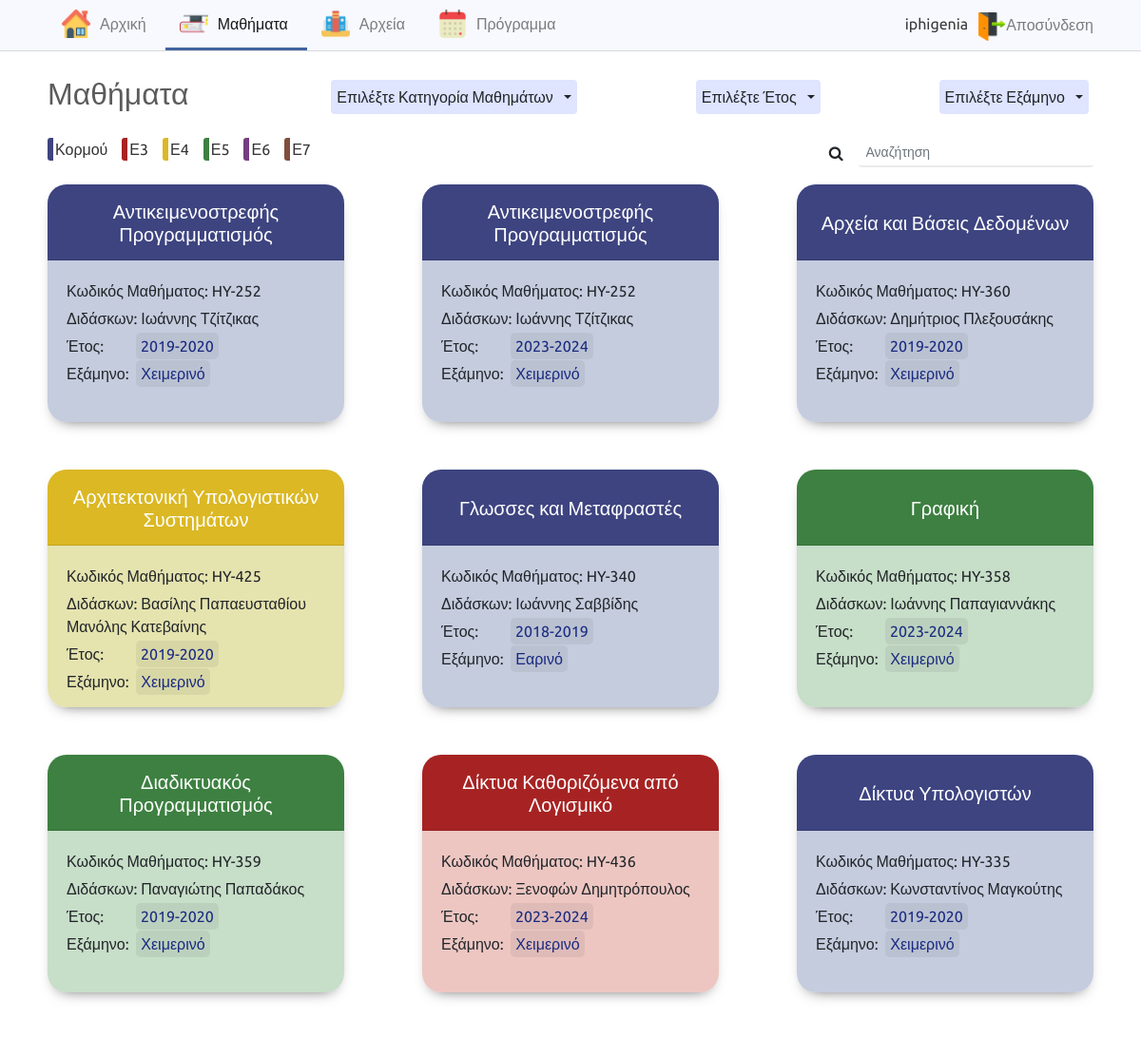
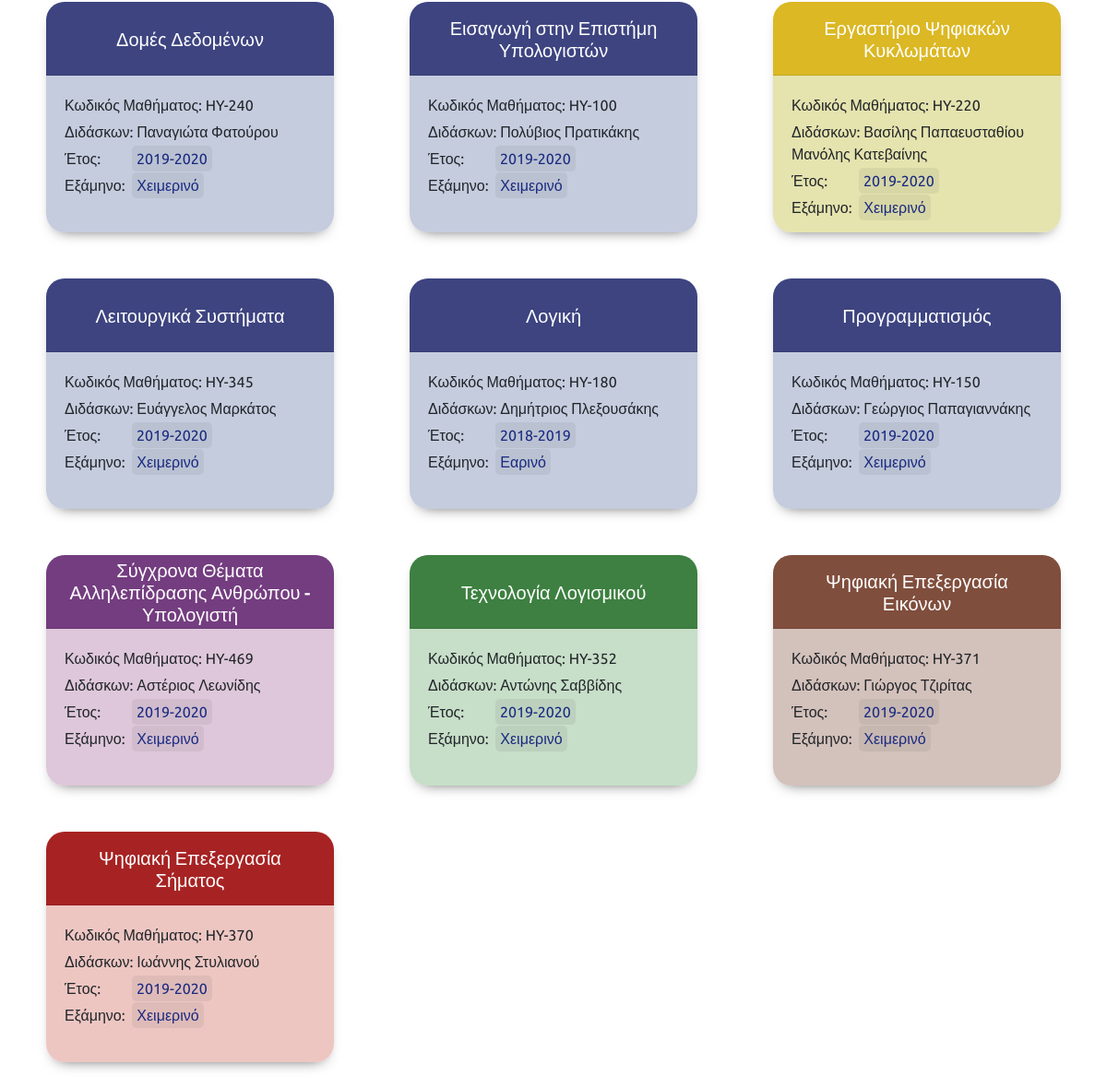
Screenshot of /list_lessons.php (signed in) with the database file from the repository (2 pictures, top to bottom).
### tables this page shows
CREATE TABLE `lessons` (
  `lesson_id` int(255) NOT NULL,
  `lesson_code` int(255) NOT NULL,
  `lesson_name` varchar(225) NOT NULL,
  `type` enum('Κορμού','Ε3','Ε4','Ε5','Ε6','Ε7') NOT NULL,
  `professor` varchar(225) NOT NULL,
  `year` enum('2016-2017','2017-2018','2018-2019','2019-2020','2020-2021','2023-2024') NOT NULL,
  `semester` enum('Χειμερινό','Εαρινό') NOT NULL
);

### php/types.php (called while the page is built, shortened)
<?php $username = $_SESSION['username'];
    $year_flag=0;
    $type_flag=0;
    $semester_flag=0;
    $search_flag=0;
?>

### php/functions.php (called while the page is built, shortened)
<?php
function setEnums($array,$value) {
    $flag=false;
    $length=count($array);
    for($i=0;$i<$length;$i++){
        if($array[$i]==$value){
            $flag=true;
            break;
        }
    }
    if($flag==false)
        $array[$length]=$value;
    return $array;
}
$sql="SELECT * FROM `lessons` ORDER BY type";
$result = $db->query($sql);
if ($result->num_rows > 0) {
    $typoi = array();
    while($row = $result->fetch_assoc()) {
        $type=$row['type'];
        $typoi=setEnums($typoi,$type);
    }
}
?>

### list_lessons.php (the view, shortened to what this page needs)
<?php
    include("php/log.php");
    include("php/functions.php");
    include("php/types.php");
?>
<!DOCTYPE html>
<html lang="el">
<head>
    <link rel="stylesheet" href="https://stackpath.bootstrapcdn.com/bootstrap/4.4.1/css/bootstrap.min.css"
>
    <link rel="stylesheet" href="https://cdnjs.cloudflare.com/ajax/libs/font-awesome/4.7.0/css/font-awesome.min.css">
    <link rel="stylesheet" href="css/style.css">
</head>
<body>
    <nav class="navbar navbar-expand-lg navbar-light bg-light">
        <div class="collapse navbar-collapse" id="navbarNavDropdown">
            <ul class="navbar-nav menu-left">
                <li class="nav-item">
                    <img class="header-img" src="images/home.png" alt="Home image">
                    <a class="nav-link" href="index.php">Αρχική </a>
                </li>
                <li class="nav-item active">
                    <img class="header-img" src="images/university.png" alt="University image">
                    <a class="nav-link" href="list_lessons.php">Μαθήματα</a>
                </li>
                <li class="nav-item">
                    <img class="header-img" src="images/folder.png" alt="Folder image">
                    <a class="nav-link" href="list_files.php">Αρχεία</a>
                </li>
                <li class="nav-item">
                    <img class="header-img" src="images/calendar.png" alt="Calendar image">
                    <a class="nav-link" href="calendar.php">Πρόγραμμα</a>
                </li>
            </ul>
            <div class="div-log-out">
                <span id="login-name"><?php echo $username; ?></span>
                <span>
                    <a href="php/logout.php" id="logout">
                        <img src="images/logout.png" id="image-logout" alt="Logout image">Αποσύνδεση</a>
                </span>
            </div>
        </div>
    </nav>
    <div class="content">
        <div class="filters">
            <h2><a href="list_lessons.php">Μαθήματα</a></h2>
            <div class="btn-group">
                <button type="button" class="btn ">Επιλέξτε Κατηγορία Μαθημάτων</button>
                <button type="button" class="btn dropdown-toggle dropdown-toggle-split" data-toggle="dropdown"
                    aria-haspopup="true" aria-expanded="false">
                </button>
            </div>
            <div class="btn-group">
                <button type="button" class="btn ">Επιλέξτε Έτος</button>
                <button type="button" class="btn dropdown-toggle dropdown-toggle-split" data-toggle="dropdown"
                    aria-haspopup="true" aria-expanded="false">
                </button>
            </div>
            <div class="btn-group">
                <button type="button" class="btn ">Επιλέξτε Εξάμηνο</button>
                <button type="button" class="btn dropdown-toggle dropdown-toggle-split" data-toggle="dropdown"
                    aria-haspopup="true" aria-expanded="false">
                </button>
            </div>
        </div>
        <div class="types">
            <?php
            $length = count($typoi);
            for($i=0;$i<$length;$i++){
                echo "<div class='types-box'><a href='?type=$typoi[$i]'>$typoi[$i]</a></div>";
            }
            ?>
            <div class="search-form">
            <form class="form-inline d-flex justify-content-center md-form form-sm mt-0" method="get" >
                <i class="fa fa-search" aria-hidden="true"></i>
                <input class="form-control form-control-sm ml-3 w-75" type="text" placeholder="Αναζήτηση" aria-label="Search" name="search" >
            </form>
        </div>
        </div>
        <div class='card-box card-lessons'>
        <?php
            if($year_flag || $type_flag || $semester_flag || $search_flag){
                if($year_flag && !$type_flag && !$semester_flag && !$search_flag)
                    $sql="SELECT * FROM `lessons` WHERE lessons.year='$year' ORDER BY lesson_name";
                else if(!$year_flag && $type_flag && !$semester_flag && !$search_flag)
                    $sql="SELECT * FROM `lessons` WHERE type='$type' ORDER BY lesson_name";
                else if(!$year_flag && !$type_flag && $semester_flag && !$search_flag)
                    $sql="SELECT * FROM `lessons` WHERE semester='$semester' ORDER BY lesson_name";
                else if(!$year_flag && !$type_flag && !$semester_flag && $search_flag)
                    $sql="SELECT * FROM `lessons` WHERE CONCAT(lesson_code, lesson_name, professor, year, semester) LIKE '%$search%'";
                else if($year_flag && $type_flag && !$semester_flag && !$search_flag)
                    $sql="SELECT * FROM `lessons` WHERE lessons.year='$year' AND type='$type' ORDER BY lesson_name";
                else if($year_flag && !$type_flag && $semester_flag && !$search_flag)
                    $sql="SELECT * FROM `lessons` WHERE lessons.year='$year' AND semester='$semester' ORDER BY lesson_name";
                else if($year_flag && $type_flag && $semester_flag && !$search_flag)
                    $sql="SELECT * FROM `lessons` WHERE lessons.year='$year' AND type='$type' AND semester='$semester' ORDER BY lesson_name";
                else if(!$year_flag && $type_flag && $semester_flag && !$search_flag)
                    $sql="SELECT * FROM `lessons` WHERE type='$type' AND semester='$semester' ORDER BY lesson_name";
            }else{
                $sql="SELECT * FROM `lessons` ORDER BY lesson_name";
            }
            $result = $db->query($sql);
            if ($result->num_rows > 0) {
                while($row = $result->fetch_assoc()) {
                    $lesson_id = $row['lesson_id'];
                    $lesson_name = $row['lesson_name'];
                    $year=$row["year"];
                    $semester=$row["semester"];
                echo "<div class='card' style='width: 19rem;'>
                        <div class=' card-body card-body-1'>
                            <h5 class='card-title'><a href='lesson.php?lesson_id=$lesson_id'>".$lesson_name."</a></h5>
                            </div>
                            <div class='card-body card-body-2'>
                            <p class='card-text'>Κωδικός Μαθήματος: HY-". $row["lesson_code"]."</p>
                            <p class='card-text'>Διδάσκων: ". $row["professor"]."</p>
                            <p class='card-text for-year'>Έτος: <a href='?year=$year'>".$row["year"]."</a></p>
                            <p class='card-text for-semester'>Εξάμηνο: <a href='?semester=$semester'>".$row["semester"]."</a></p>
                        </div>
                    </div>";
                }
          ?>
            <?php
        } else {
            echo "<p>Κανένα αποτέλεσμα</p>";
        }
        ?>
        </div>
    </div>
</body>
</html>

### css/style.css (style rules this page uses)
body { max-width: 1905px; margin:0 auto; font-family: 'Ubuntu', sans-serif; }
.content { margin:auto 100px; }
.form-control { border: none; border-bottom: 2px solid #00000014; }
.card-box { display:flex; justify-content: space-between; }
.types { margin-top: 20px; margin-bottom: 5px; }
.types-box a { color:#333; font-size:16px; }
.types-box { display: inline-block; margin-bottom:20px; margin-right:15px; padding-left:2px; border-radius: 3px; }
.card { background-color:rgba(215, 215, 215, 0.101); padding: 20px 10px 0 10px; border: 0; -webkit-box-shadow: 7px 7px 16px -10px rgba(0,0,0,0.75); -moz-box-shadow: 0px 7px 16px -10px rgba(0,0,0,0.75); box-shadow: 0px 7px 16px -10px rgba(0,0,0,0.75); border-radius: 20px; }
.card-body { display:flex; flex-direction:column; justify-content: space-between; }
.card-lessons { flex-wrap: wrap; justify-content: space-between; }
.card-lessons .card { width:312px !important; height:250px; }
.card-lessons .card-body { justify-content:flex-start; }
.card-lessons .card-body-1 h5 { padding:20px; padding-top:15px; padding-bottom:0; text-align:center; }
.card-lessons .card-body-1 { padding-bottom:0; margin-bottom:0; height:80px; justify-content: center; align-items: center; }
.card-lessons .card-body-2 .card-text { margin-bottom:5px; }
.card-lessons .card-text a { background-color: #4e514f17; color: #192a81; padding:5px; border-radius:5px; }
p.card-text.for-semester a { margin-left: 4px; }
p.card-text.for-year a { margin-left: 30px; }
.card-lessons .card-body-1 { border-bottom: 1px solid #0000001c; padding:0; background-color: #3d8041; border-radius: 20px 20px 0 0; }
.card-title a { color:white; }
.card-lessons .card { padding:0; margin-bottom: 50px; }
.card-lessons .card-body-2 { height:170px; justify-content:flex-start; }
#login-name { margin: 0 10px; padding-bottom: 5px; color: rgba(0, 0, 0, 0.77); }
.div-log-out { height:53px; max-width: 500px; display: flex; justify-content: flex-end; align-items: center; float:right; border-bottom:3px solid transparent; margin-right: 100px; }
.div-log-out span { padding-top: 5px; }
.div-log-out a { color:rgba(0,0,0,.5); }
#image-logout { width:30px; height:30px; }
@media (min-width: 992px) { .navbar-expand-lg .navbar-collapse { display:block !important; } }
.bg-light { background-color: #f8f9ff!important; }
.header-img { width:30px; height:30px; margin-left:15px; }
#navbarNavDropdown { border-bottom: 1px solid #00000021; }
.nav-item { padding: 10px 0px 10px 0px; margin: 0px 0px 0px 0px; border-bottom: 3px solid transparent; display:flex; flex-direction: row; align-items: center; }
.nav-item.active { border-bottom: 3px solid hsl(218, 42%, 44%); }
.nav-link { margin-right:10px; padding-right:0px; }
nav.navbar.bg-light { padding: 0px 0px 0px 0px; margin-bottom:25px; }
.collapse.navbar-collapse { display:flex!important; justify-content: space-between; }
.navbar-nav { margin-left: 100px; }
.navbar-nav .nav-link { padding:0px 10px!important; }
.menu-left { float:left; }
h2 a { color:#5c5c5c; text-decoration:none; }
.filters { display: flex; justify-content: space-between; }
.filters h2 { margin-right:30px; }
.filters .btn-group,.filters .btn-group .btn { padding:5px; }
.filters .btn-group .btn { background-color: #dfe4ff; }
.search-form { width: 30%; float: right; }
.search-form .justify-content-center { justify-content: flex-end !important; }
@media (max-width: 1200px) { .content { margin: auto 50px; } }
@media (max-width: 1200px) { .card { width:18rem!important; } }
@media (max-width: 1200px) { .navbar-nav { margin-left: 50px; } }
@media (max-width: 1200px) { .div-log-out { margin-right: 50px; } }
@media (max-width: 1200px) { .navbar-nav { flex-direction: row; } }
@media (max-width: 1200px) { .filters h2 { display: flex; flex-direction: column; } }
@media (max-width: 1200px) { .filters .btn-group { height: 50%; align-self: center; } }

### rows the page displays
lessons: type "Κορμού", type "Ε3", type "Ε4", type "Ε5", type "Ε6", type "Ε7", lesson_name "Ψηφιακή Επεξεργασία Εικόνων", lesson_code "371", professor "Γιώργος Τζιρίτας", year "2019-2020", semester "Χειμερινό"
lessons: lesson_name "Αντικειμενοστρεφής Προγραμματισμός", lesson_code "252", professor "Ιωάννης Τζίτζικας", year "2019-2020", semester "Χειμερινό"
lessons: lesson_name "Αντικειμενοστρεφής Προγραμματισμός", lesson_code "252", professor "Ιωάννης Τζίτζικας", year "2023-2024", semester "Χειμερινό"
lessons: lesson_name "Αρχεία και Βάσεις Δεδομένων", lesson_code "360", professor "Δημήτριος Πλεξουσάκης", year "2019-2020", semester "Χειμερινό"
lessons: lesson_name "Αρχιτεκτονική Υπολογιστικών Συστημάτων", lesson_code "425", professor "Βασίλης Παπαευσταθίου Μανόλης Κατεβαίνης", year "2019-2020", semester "Χειμερινό"
lessons: lesson_name "Γλωσσες και Μεταφραστές", lesson_code "340", professor "Ιωάννης Σαββίδης", year "2018-2019", semester "Εαρινό"
lessons: lesson_name "Γραφική", lesson_code "358", professor "Ιωάννης Παπαγιαννάκης", year "2023-2024", semester "Χειμερινό"
lessons: lesson_name "Διαδικτυακός Προγραμματισμός", lesson_code "359", professor "Παναγιώτης Παπαδάκος", year "2019-2020", semester "Χειμερινό"
lessons: lesson_name "Δίκτυα Καθοριζόμενα από Λογισμικό", lesson_code "436", professor "Ξενοφών Δημητρόπουλος", year "2023-2024", semester "Χειμερινό"
lessons: lesson_name "Δίκτυα Υπολογιστών", lesson_code "335", professor "Κωνσταντίνος Μαγκούτης", year "2019-2020", semester "Χειμερινό"
lessons: lesson_name "Δομές Δεδομένων", lesson_code "240", professor "Παναγιώτα Φατούρου", year "2019-2020", semester "Χειμερινό"
lessons: lesson_name "Εισαγωγή στην Επιστήμη Υπολογιστών", lesson_code "100", professor "Πολύβιος Πρατικάκης", year "2019-2020", semester "Χειμερινό"
lessons: lesson_name "Εργαστήριο Ψηφιακών Κυκλωμάτων", lesson_code "220", professor "Βασίλης Παπαευσταθίου Μανόλης Κατεβαίνης", year "2019-2020", semester "Χειμερινό"
lessons: lesson_name "Λειτουργικά Συστήματα", lesson_code "345", professor "Ευάγγελος Μαρκάτος", year "2019-2020", semester "Χειμερινό"
lessons: lesson_name "Λογική", lesson_code "180", professor "Δημήτριος Πλεξουσάκης", year "2018-2019", semester "Εαρινό"
lessons: lesson_name "Προγραμματισμός", lesson_code "150", professor "Γεώργιος Παπαγιαννάκης", year "2019-2020", semester "Χειμερινό"
lessons: lesson_name "Σύγχρονα Θέματα Αλληλεπίδρασης Ανθρώπου - Υπολογιστή", lesson_code "469", professor "Αστέριος Λεωνίδης", year "2019-2020", semester "Χειμερινό"
lessons: lesson_name "Τεχνολογία Λογισμικού", lesson_code "352", professor "Αντώνης Σαββίδης", year "2019-2020", semester "Χειμερινό"
lessons: lesson_name "Ψηφιακή Επεξεργασία Σήματος", lesson_code "370", professor "Ιωάννης Στυλιανού", year "2019-2020", semester "Χειμερινό"

### other values shown
$username "iphigenia"
